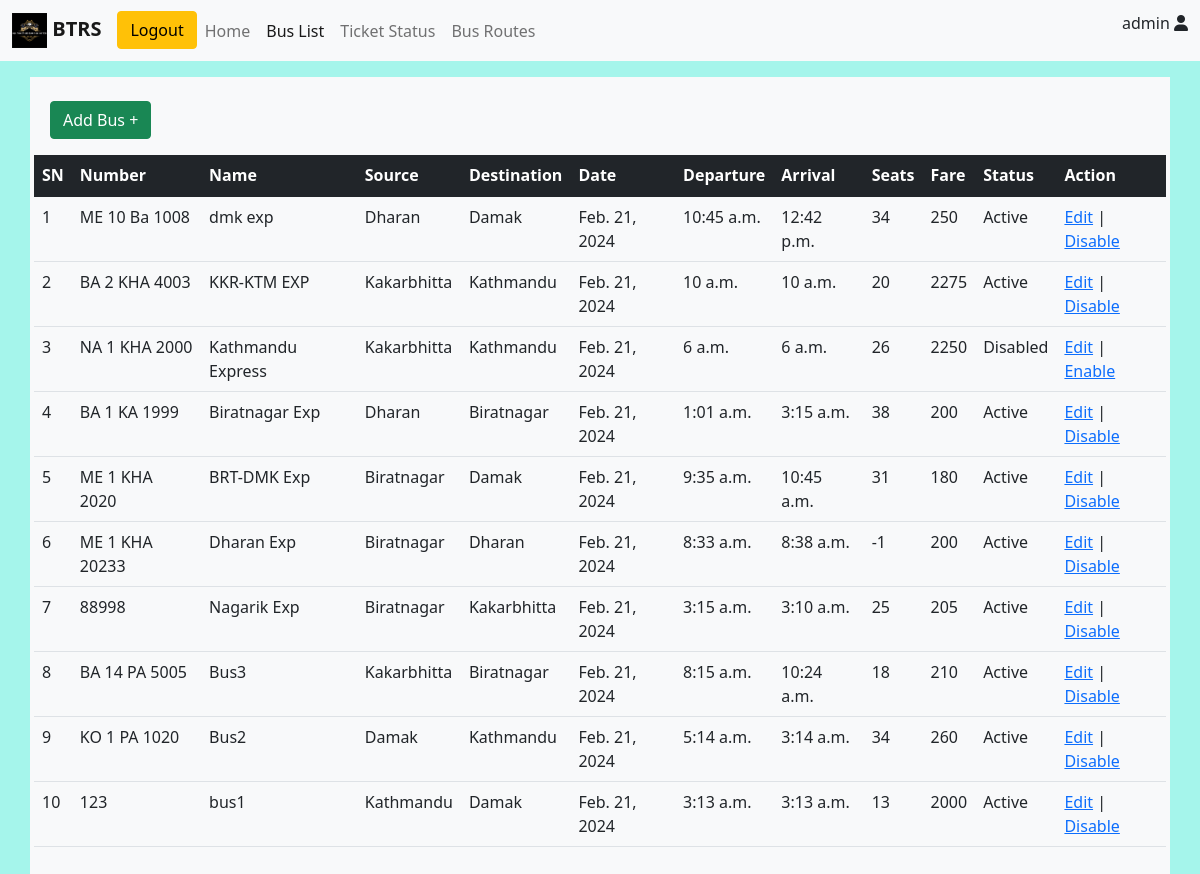
The page /buslist (signed in) on the database as committed earlier.
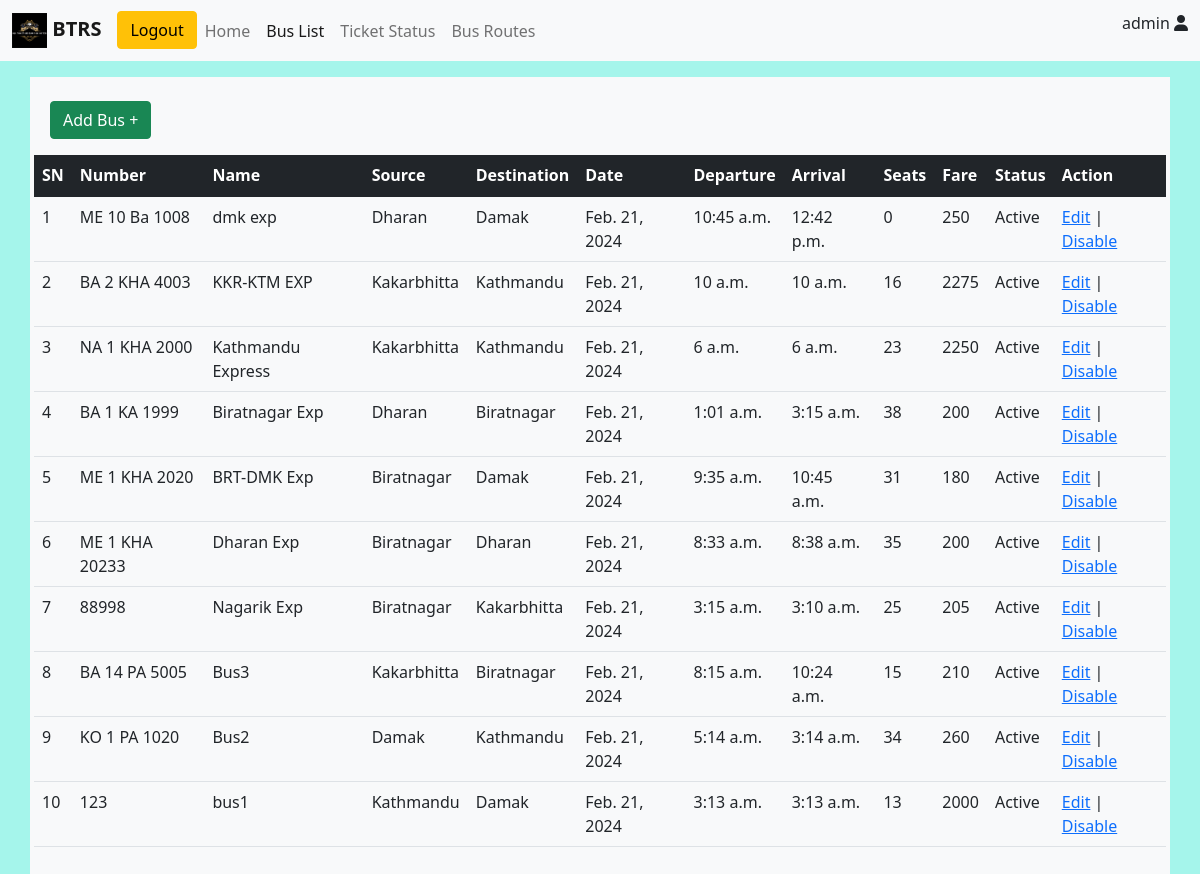
The same page on the database as committed later.
### bms/models.py (models this page shows, shortened)
class Vehicle(models.Model):
    name = models.CharField(max_length=50)
    vehicle_number = models.CharField(max_length=15, unique=True)
    source = models.ForeignKey(busRoute, on_delete=models.CASCADE,default=1, related_name='sourceid')
    destination = models.ForeignKey(busRoute, on_delete=models.CASCADE,default=1, related_name='destinationid')
    date = models.DateField(null=True)
    v_status = models.BooleanField(default=True)
    departure = models.TimeField(null=True, blank=True)
    arrive = models.TimeField(null=True, blank=True)
    available_seats = models.IntegerField(default=25)
    booked_seats = models.IntegerField(default=0)
    price = models.IntegerField(default=20)
    updated = models.DateTimeField(auto_now=True)
    created = models.DateTimeField(auto_now_add=True)
    class Meta:
        ordering = ['-updated', '-created']

class busRoute(models.Model):
    name = models.CharField(max_length=100, unique=True)
    updated = models.DateTimeField(auto_now=True)
    created = models.DateTimeField(auto_now_add=True)
    def __str__(self):
        return self.name

### bms/views.py (the view)
# urls.py: path('buslist', views.busList, name='busList'),
@login_required(login_url='loginUser')
def busList(request):
    vehicles = Vehicle.objects.all()
    successMessages = messages.get_messages(request)
    context = {'vehicles':vehicles, 'messages':successMessages}
    return render(request, 'bms/busList.html', context)

### bms/templates/bms/buslist.html (shortened to what this page needs)
{% extends 'main.html' %}
{% block navItem %}
            <li class="nav-item">
              <a class="nav-link " aria-current="page" href="{% url 'home' %}">Home</a>
            </li>
            <li class="nav-item">
              <a class="nav-link active" href="{% url 'busList' %}">Bus List</a>
            </li>
            <li class="nav-item">
              <a class="nav-link" href="{% url 'ticketStatus' %}">Ticket Status</a>
            </li>
            <li class="nav-item">
              <a class="nav-link" href="{% url 'busRoutes' %}">Bus Routes</a>
            </li>
{% endblock navItem %}
{% block content %}
<section>
  <div class="container mt-3 bg-light py-4 px-1">
    {% if request.user.is_superuser %}
    <div class="">
      <a href="{% url 'addBus' %}"> <button type="button" class="btn btn-success mx-3">Add Bus +</button> </a>
    </div>
    {% endif %}
  <table class="table mt-3">
    <thead class="table-dark">
      <tr>
        <th>SN</th>
        <th>Number</th>
        <th>Name</th>
        <th>Source</th>
        <th>Destination</th>
        <th>Date</th>
        <th>Departure</th>
        <th>Arrival</th>
        <th>Seats</th>
        <th>Fare</th>
        <th>Status</th>
        {% if request.user.is_superuser %}
        <th>Action</th>
      {% endif %}
      </tr>
    </thead>
    <tbody>
      {% for vehicle in vehicles %}
      <tr>
        <td>{{ forloop.counter }}</td>
        <td>{{ vehicle.vehicle_number }}</td>
        <td>{{ vehicle.name }}</td>
        <td>{{ vehicle.source }}</td>
        <td>{{ vehicle.destination }}</td>
        <td>{{ vehicle.date }}</td>
        <td>{{ vehicle.departure }}</td>
        <td>{{ vehicle.arrive }}</td>
        <td>{{ vehicle.available_seats }}</td>
        <td>{{ vehicle.price }}</td>
        {% if vehicle.v_status == True %}
          <td> Active </td>
          {% else %}
          <td>Disabled</td>
        {% endif %}
        {% if request.user.is_superuser %}
            <td><a href="{% url 'editBus' vehicle.id %}">Edit</a> |
            {% if vehicle.v_status == True %}
            <a href="{% url 'disableBus' vehicle.id %}">Disable</a>
            {% else %}
            <a href="{% url 'enableBus' vehicle.id %}">Enable</a>
            {% endif %}</td>
          {% endif %}
      </tr>
      {% endfor %}
    </tbody>
  </table>
</div>
</section>
{% endblock content %}

Rows that differ between the two databases and show on the page:
changed Vehicle "ME 10 Ba 1008": available_seats "34" → "0"
changed Vehicle "BA 2 KHA 4003": available_seats "20" → "16"
changed Vehicle "NA 1 KHA 2000": available_seats "26" → "23"; v_status "Disabled Enable" → "Active Disable"
changed Vehicle "ME 1 KHA 20233": available_seats "-1" → "35"
changed Vehicle "BA 14 PA 5005": available_seats "18" → "15"
